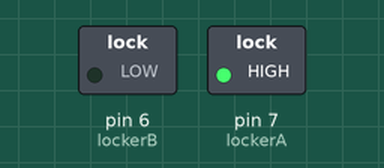
Bench run of a sketch on a simulated Arduino Uno, built with avr-gcc and run on an emulated ATmega328P. Parts: switched loads named in the sketch (green lamp = pin HIGH).

Above: at 1.0 s.
At 3.0 s:
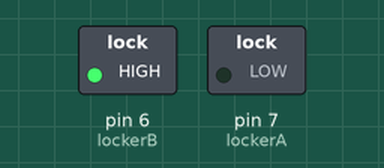
Timing chart, 0 to 5.2 s (numbered marks = the images above):
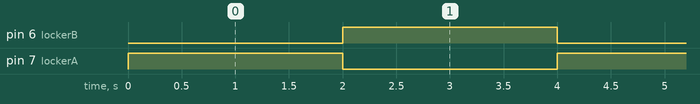

Measured:
- by itself, pin 6 (lockerB), pin 7 (lockerA): alternates HIGH for 2.0 s and LOW for 2.0 s

The sketch:

lockermcu.ino
```cpp
const int lockerA =  7;
const int lockerB =  6;
void setup() {
  pinMode(lockerA, OUTPUT);
  pinMode(lockerB, OUTPUT);

}

void loop() {
  digitalWrite(lockerA, HIGH);
  digitalWrite(lockerB, LOW);
  delay(2000);
  digitalWrite(lockerA, LOW);
  digitalWrite(lockerB, HIGH);
  delay(2000);
}
```
